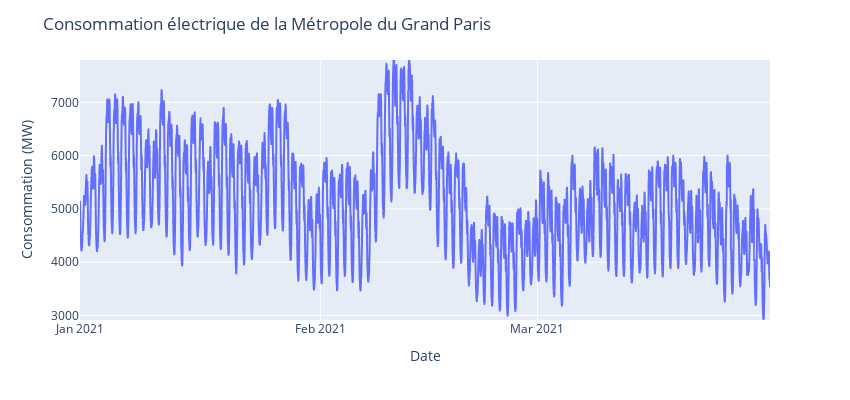

Write notebook code for a chart like this one.
### Markdown cell above
On peut déjà commencer par représenter notre série telle quelle :

### Code cell
#spécifier date de début et de fin pour le graphe

start = '2021-01-01'
end = '2021-03-31'

graph(start, end, df_paris_final)

### Figure 1 — Plotly figure (JSON) as saved in the notebook; plotly's stock layout.template omitted (floating-point values rounded to 4 significant figures; data arrays with more than 128 entries replaced by an {"elided": "..."} marker saying what was removed)
{"data": [{"hovertemplate": "Date=%{x}<br>Consommation (MW)=%{y}<extra></extra>", "legendgroup": "", "line": {"color": "#636efa", "dash": "solid"}, "marker": {"symbol": "circle"}, "mode": "lines", "name": "", "showlegend": false, "type": "scattergl", "x": {"elided": "8545 str values"}, "xaxis": "x", "y": {"elided": "8545 float values"}, "yaxis": "y"}], "layout": {"height": 400, "legend": {"tracegroupgap": 0}, "margin": {"t": 60}, "title": {"text": "Consommation électrique de la Métropole du Grand Paris"}, "width": 850, "xaxis": {"anchor": "y", "domain": [0, 1], "dtick": "M1", "range": ["2021-01-01", "2021-03-31"], "tickformat": "%b %Y", "title": {"text": "Date"}}, "yaxis": {"anchor": "x", "domain": [0, 1], "range": [2913, 7795], "title": {"text": "Consommation (MW)"}}}}
